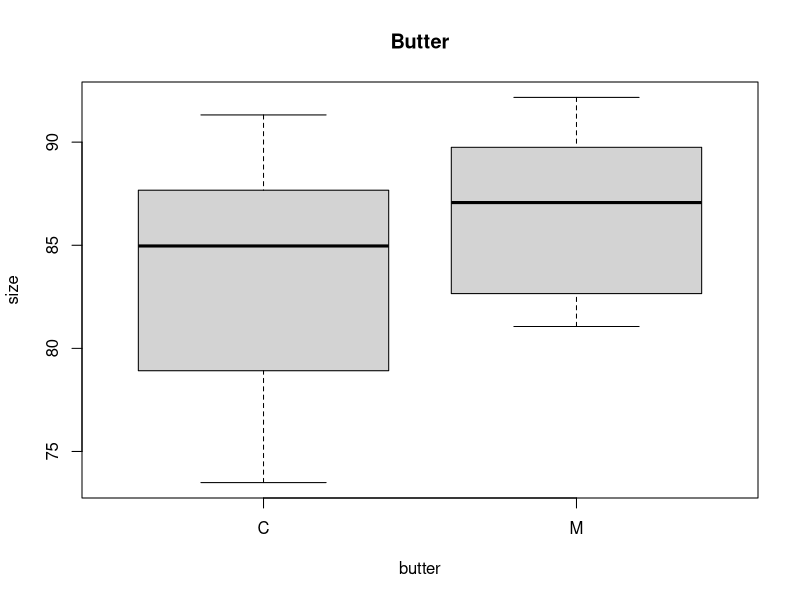
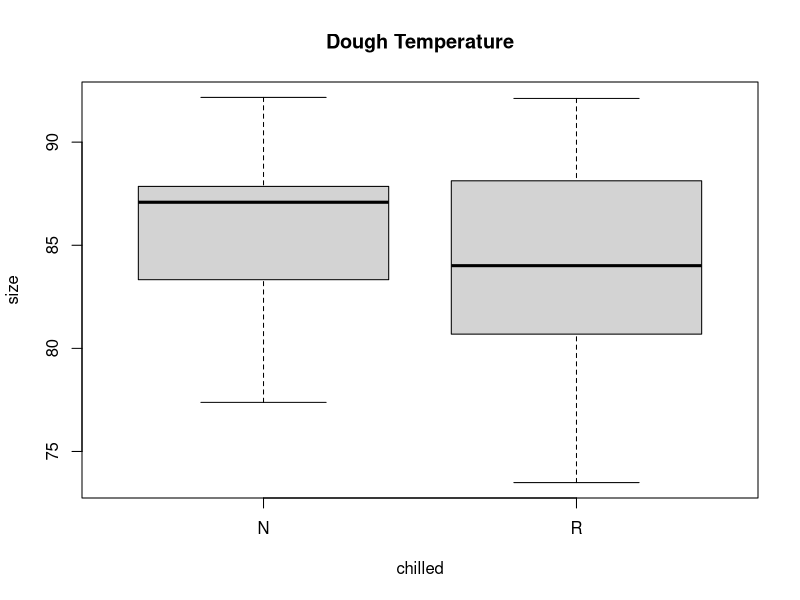
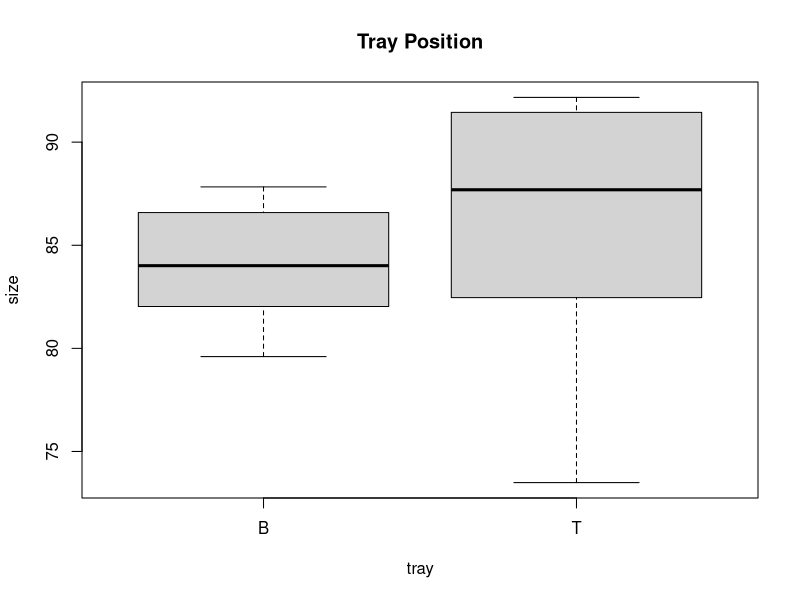
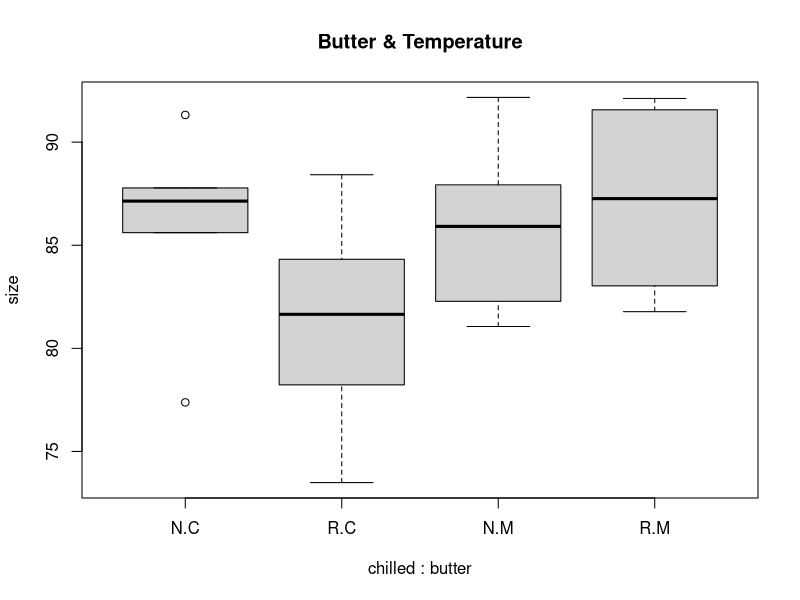
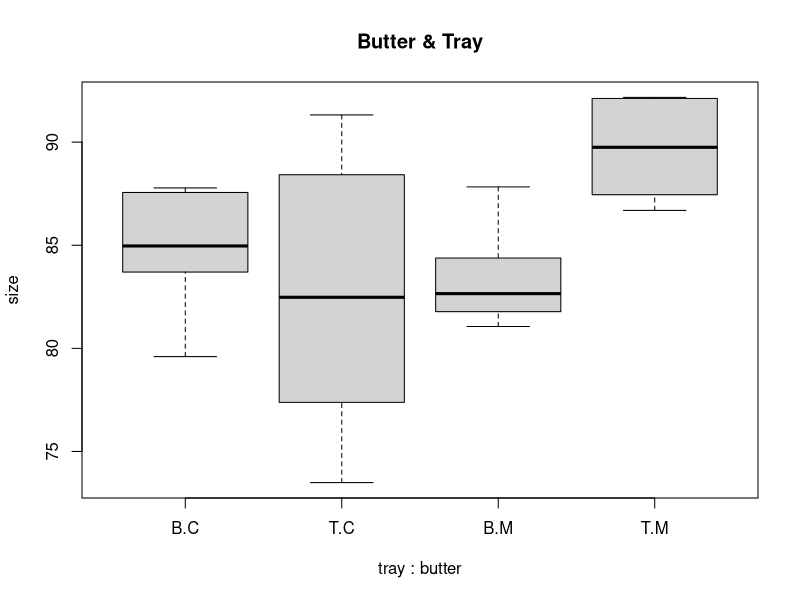
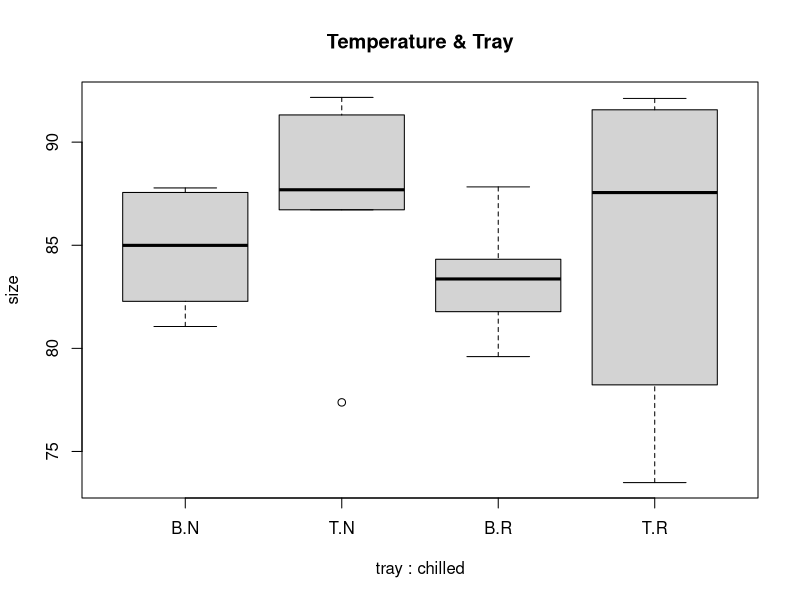
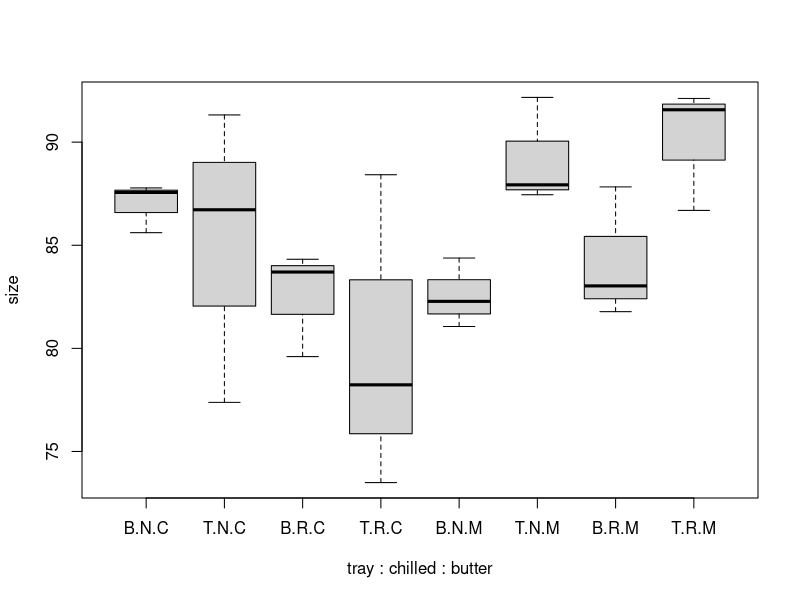

Recreate these plots in R, in order. (Note: this script raises an error after producing the figures.)
###############################################################################
#### Setup
###############################################################################
## Install and load libraries
# ipak function taken from: https://gist.github.com/stevenworthington/3178163
ipak = function(pkg) {
  new.pkg = pkg[!(pkg %in% installed.packages()[, "Package"])]
  if (length(new.pkg))
    install.packages(new.pkg, dependencies = TRUE)
  sapply(pkg, require, character.only = TRUE)
}
packages = c("ggplot2","ggplotify", "reshape2", "gridExtra", "TSA", "astsa",
             "orcutt", "nlme", "fGarch", "vars", "lsmeans", "multcompView",
             "base2grob", "lme4", "lmerTest")
ipak(packages)

###############################################################################
#### Randomly assign 3 of each pair of treatments to spots on the tray
###############################################################################
options = c(rep("MR",3),rep("MN",3),rep("CR",3),rep("CN",3))
tray1 = sample(options)
tray2 = sample(options)
tray1
tray2

###############################################################################
## Read in Data
###############################################################################
cookies=read.table("cookies.txt",header=TRUE)

###############################################################################
## Plot Data in Boxplots
###############################################################################
plotWidth=512;
plotHeight=512;

######################
## Individual Plots
######################

png("./figures/boxplots/boxplot-1-butter.png", width = plotWidth, height = plotHeight)
  boxplot(size ~ butter, data=cookies, main = "Butter")
dev.off()

png("./figures/boxplots/boxplot-1-chilled.png", width = plotWidth, height = plotHeight)
  boxplot(size ~ chilled, data=cookies, main = "Dough Temperature")
dev.off()
  
png("./figures/boxplots/boxplot-1-tray.png", width = plotWidth, height = plotHeight)
  boxplot(size ~ tray, data=cookies, main = "Tray Position")
dev.off()

######################
## Pair Plots
######################
png("./figures/boxplots/boxplot-2-butter-chilled.png", width = plotWidth, height = plotHeight)
  boxplot(size ~ chilled + butter, data=cookies, main = "Butter & Temperature")
dev.off()
  
png("./figures/boxplots/boxplot-2-butter-tray.png", width = plotWidth, height = plotHeight)
  boxplot(size ~ tray + butter, data=cookies, main = "Butter & Tray")
dev.off()
  
png("./figures/boxplots/boxplot-2-chilled-tray.png", width = plotWidth, height = plotHeight)
  boxplot(size ~ tray + chilled, data=cookies, main = "Temperature & Tray")
dev.off()

######################
## Full Plot
######################
png("./figures/boxplot_full.png", width = 2*plotWidth, height = 2*plotHeight)
  boxplot(size ~ tray + chilled + butter, data=cookies)
dev.off()

######################
## Compile Plots
######################
singleBoxplots = lapply(sprintf("./figures/boxplots/boxplot-1-%s.png", c("butter","chilled","tray")), png::readPNG)
singleBoxGrid = lapply(singleBoxplots, grid::rasterGrob)

doubleBoxPlots = lapply(sprintf("./figures/boxplots/boxplot-2-%s.png", c("butter-chilled","butter-tray","chilled-tray")), png::readPNG)
doubleBoxGrid = lapply(doubleBoxPlots, grid::rasterGrob)

png("./figures/boxplot_individuals.png", width = 3*plotWidth, height = plotHeight)
  gridExtra::grid.arrange(ncol=3, grobs=singleBoxGrid)
dev.off()

png("./figures/boxplot_pairs.png", width = 3*plotWidth, height = plotHeight)
  gridExtra::grid.arrange(ncol=3, grobs=doubleBoxGrid)
dev.off()

###############################################################################
## Create Model
###############################################################################
